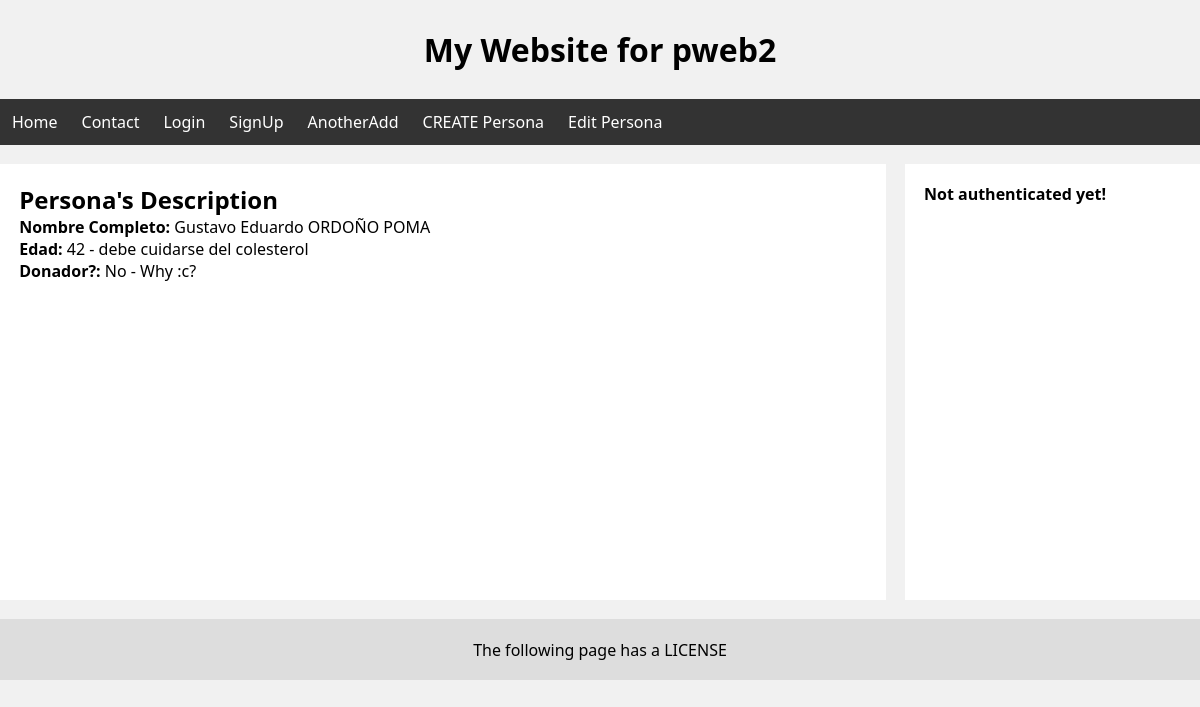
The app's page /personas/description with its own data.
### personas/models.py (models this page shows, shortened)
class Persona(models.Model):
    nombres = models.CharField(max_length=100)
    apellidos = models.CharField(max_length=100)
    edad = models.IntegerField() # max_digits=3
    donador = models.BooleanField()

### personas/views.py (the view)
# urls.py: path('personas/description', description, name="description"),
def description(request):
    persona = Persona.objects.get(id=1)
    return render(request, "personas/description.html", {
        "persona": persona
    })

### personas/templates/personas/description.html (shortened to what this page needs)
{% extends 'layouts/main-layout.html' %}
{% block content %}
    <h2>Persona's Description</h2>
    <p><b>Nombre Completo: </b>{{ persona.nombres }} {{ persona.apellidos|upper }}</p>
    <p><b>Edad: </b>{{ persona.edad }} -
        {% if persona.edad > 40 %}
            debe cuidarse del colesterol
        {% else %}
            puede comer lo que quiera
        {% endif %}
    </p>
    <p><b>Donador?: </b>
        {% if persona.donador %}
            Sí - OK c:
        {% else %}
            No - Why :c?
        {% endif %}
    </p>
{% endblock %}

### static/css/styles.css (style rules this page uses)
* { box-sizing: border-box; margin: 0; padding: 0; font-family:'Segoe UI', Tahoma, Geneva, Verdana, sans-serif; }
body { background-color: #F1F1F1; }

### records on screen
Persona: nombres "Gustavo Eduardo", apellidos "ORDOÑO POMA", edad "42"
